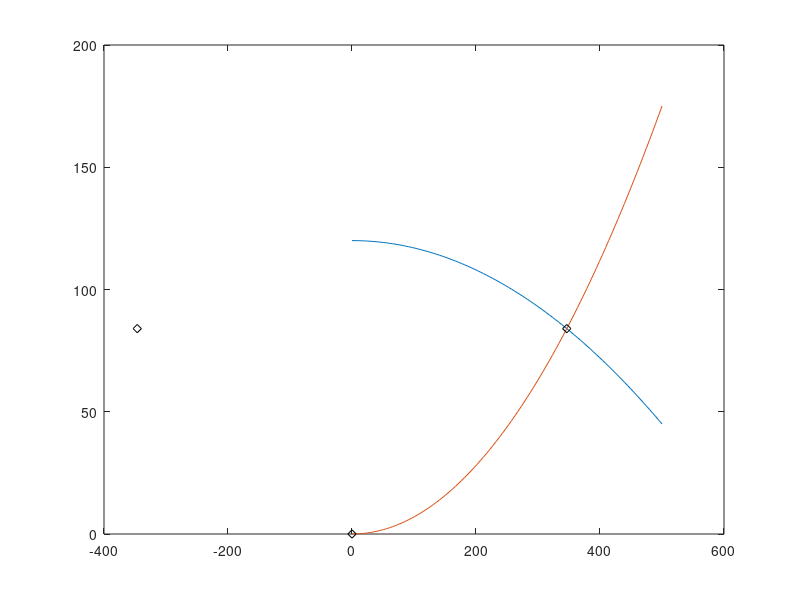

The MATLAB script that drew this image:
%% a
P0 = 120;
aP = 3e-4;
aN = 7e-4;

P = @(q) P0-aP*q.^2;
N = @(q) aN*q.^2;

%% b
q = linspace(0,500);

plot(q,P(q),q,N(q))
hold on

%% c
q_eq0 = fsolve(@(q) P(q)-N(q),0);
q_eq1 = fsolve(@(q) P(q)-N(q),1);
q_eqneg = fsolve(@(q) P(q)-N(q),-1);

% The guess that works best is x0 = 1 since the function has a derivative of 0 at x0 = 0
% and x0 = -1 will calculate a minimum that is out of the bounds.

%% d
plot(q_eq0,N(q_eq0),'dk')
plot(q_eq1,N(q_eq1),'dk')
plot(q_eqneg,N(q_eqneg),'dk')
hold off
